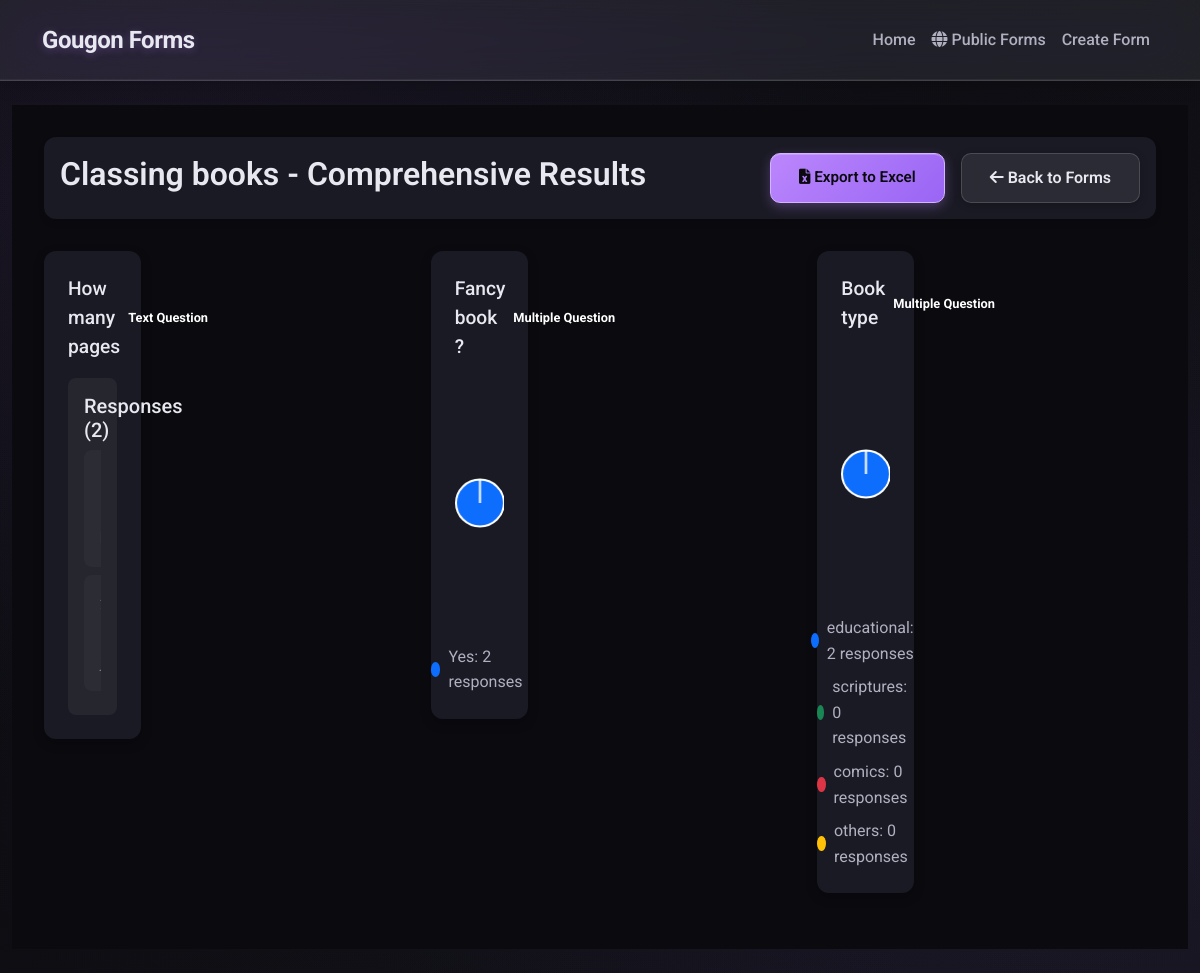
The page /form/1/results on the database its author committed.
### myproject/models.py (models this page shows, shortened)
class Form(db.Model):
    __tablename__ = 'forms'
    id = db.Column(db.Integer, primary_key=True)
    title = db.Column(db.String(50) , nullable=False)
    is_public = db.Column(db.Boolean, nullable=False, default=False)
    questions = db.relationship(
        'Question', backref='form', lazy='dynamic', cascade='all, delete-orphan'
    )

class Question(db.Model):
    __tablename__ = 'questions'
    id = db.Column(db.Integer, primary_key=True)
    text = db.Column(db.String(200), nullable=False)
    question_type = db.Column(db.String(20), nullable=False, default='text')
    form_id = db.Column(db.Integer, db.ForeignKey('forms.id'), nullable=False)
    is_required = db.Column(db.Boolean, nullable=False, default=True)
    answers = db.relationship(
        'Answer', backref='question', lazy='dynamic', cascade='all, delete-orphan'
    )
    options = db.relationship(
        'Option', backref='question', lazy='dynamic', cascade='all, delete-orphan'
    )

class Option(db.Model):
    __tablename__ = 'options'
    id = db.Column(db.Integer, primary_key=True)
    question_id = db.Column(db.Integer, db.ForeignKey('questions.id'), nullable=False)
    text = db.Column(db.String(200), nullable=False)

### myproject/__init__.py (the view)
@app.route('/form/<int:form_id>/results')
def form_results(form_id):
    form = models.Form.query.get_or_404(form_id)
    chart_data = {}
    for q in form.questions:
        if q.question_type == 'multiple':
            counts = {}
            for opt in q.options:
                counts[opt.text] = models.Answer.query.filter_by(question_id=q.id, answer_text=opt.text).count()
            chart_data[q.id] = counts
    return render_template('results.html', form=form, chart_data=chart_data)

### myproject/templates/results.html (shortened to what this page needs)
{% extends 'base.html' %}
{% block content %}
<div class="container-fluid results-container">
    <div class="row">
        <div class="col-12">
            <div class="results-header">
                <h1 class="form-title">{{ form.title }} - Comprehensive Results</h1>
                <div class="header-actions">
                    <a class="btn btn-primary" href="{{ url_for('export_excel', form_id=form.id) }}">
                        <i class="fas fa-file-excel"></i> Export to Excel
                    </a>
                    <a class="btn btn-secondary" href="{{ url_for('index') }}">
                        <i class="fas fa-arrow-left"></i> Back to Forms
                    </a>
                </div>
            </div>
        </div>
    </div>
    <div class="row results-grid">
        {% for question in form.questions %}
        <div class="col-md-6 col-lg-4 mb-4">
            <div class="question-results-card">
                <div class="question-header">
                    <h4 class="question-text">{{ question.text }}</h4>
                    <span class="question-type badge
                        {% if question.question_type == 'multiple' %}badge-primary{% else %}badge-secondary{% endif %}">
                        {{ question.question_type|capitalize }} Question
                    </span>
                </div>
                <div class="question-content">
                    {% if question.question_type == 'multiple' %}
                        <div class="chart-container">
                            <canvas id="chart-{{ question.id }}" class="pie-chart"></canvas>
                        </div>
                        <div class="chart-legend">
                            {% for label, count in chart_data[question.id].items() %}
                                <div class="legend-item">
                                    <span class="legend-color" style="background-color: {{ loop.cycle('#0d6efd', '#198754', '#dc3545', '#ffc107', '#20c997', '#6c757d') }}"></span>
                                    <span class="legend-label">{{ label }}: {{ count }} responses</span>
                                </div>
                            {% endfor %}
                        </div>
                    {% else %}
                        <div class="text-responses">
                            <h5>Responses ({{ question.answers.count() }})</h5>
                            <div class="response-list">
                                {% for answer in question.answers %}
                                    <div class="response-item">
                                    </div>
                                {% endfor %}
                            </div>
                        </div>
                    {% endif %}
                </div>
            </div>
        </div>
        {% endfor %}
    </div>
</div>
{% endblock %}

### myproject/static/styles.css (style rules this page uses)
:root { --dark-background: #0a0a0f; --dark-background-alt: #121218; --dark-surface: #1a1a24; --dark-surface-elevated: #242433; --text-primary: #e8e8f0; --text-secondary: #b0b0c0; --text-tertiary: #808090; --accent-color: #bb86fc; --accent-variant: #9965f4; --accent-light: #d4b3ff; --accent-glow: rgba(187, 134, 252, 0.4); --error-color: #cf6679; --success-color: #4caf50; --warning-color: #ff9800; --info-color: #2196f3; --glass-background-strong: rgba(255, 255, 255, 0.08); --glass-background-medium: rgba(255, 255, 255, 0.05); --glass-background-subtle: rgba(255, 255, 255, 0.03); --glass-border-strong: rgba(255, 255, 255, 0.25); --glass-border-medium: rgba(255, 255, 255, 0.15); --glass-border-subtle: rgba(255, 255, 255, 0.08); --glass-shadow-strong: 0 8px 32px rgba(0, 0, 0, 0.4); --glass-shadow-medium: 0 4px 16px rgba(0, 0, 0, 0.3); --glass-shadow-subtle: 0 2px 8px rgba(0, 0, 0, 0.2); --glass-glow-top: rgba(255, 255, 255, 0.1); --glass-glow-bottom: rgba(0, 0, 0, 0.2); --blur-strong: 24px; --blur-medium: 16px; --blur-subtle: 10px; }
body { background: radial-gradient(ellipse at 10% 20%, rgba(187, 134, 252, 0.08) 0%, transparent 50%), radial-gradient(ellipse at 90% 80%, rgba(153, 101, 244, 0.08) 0%, transparent 50%), radial-gradient(ellipse at 50% 50%, rgba(100, 100, 150, 0.03) 0%, transparent 100%), linear-gradient(135deg, var(--dark-background) 0%, var(--dark-background-alt) 100%); background-attachment: fixed; background-size: cover; color: var(--text-primary); font-family: 'Roboto', 'Inter', -apple-system, BlinkMacSystemFont, sans-serif; line-height: 1.6; margin: 0; padding: 0; min-height: 100vh; position: relative; }
body::before { content: ''; position: fixed; top: 0; left: 0; width: 100%; height: 100%; background: radial-gradient(circle at 20% 30%, rgba(187, 134, 252, 0.03) 1px, transparent 1px), radial-gradient(circle at 80% 70%, rgba(153, 101, 244, 0.03) 1px, transparent 1px); background-size: 100px 100px, 150px 150px; pointer-events: none; z-index: -1; opacity: 0.5; }
.question-text { color: var(--text-primary); font-weight: 500; font-size: 1.05rem; margin-bottom: 12px; line-height: 1.5; }
.btn-primary { background: linear-gradient(135deg, var(--accent-color) 0%, var(--accent-variant) 100%); color: var(--dark-background); border: 1px solid var(--accent-light); border-radius: 10px; padding: 12px 28px; font-weight: 600; font-size: 0.95rem; transition: all 0.3s cubic-bezier(0.4, 0, 0.2, 1); box-shadow: 0 4px 12px rgba(187, 134, 252, 0.3), inset 0 1px 0 rgba(255, 255, 255, 0.2); position: relative; overflow: hidden; }
.btn-primary::before { content: ''; position: absolute; top: 0; left: -100%; width: 100%; height: 100%; background: linear-gradient(90deg, transparent, rgba(255, 255, 255, 0.3), transparent); transition: left 0.5s; }
.btn-secondary { background: var(--glass-background-strong); backdrop-filter: blur(var(--blur-subtle)); -webkit-backdrop-filter: blur(var(--blur-subtle)); color: var(--text-primary); border: 1px solid var(--glass-border-medium); border-radius: 10px; padding: 12px 28px; font-weight: 600; transition: all 0.3s ease; box-shadow: var(--glass-shadow-subtle); }

### rows shown on the page
Form: title "Classing books"
Question: text "How many pages", question_type "Text", answers.count "2"
Question: text "Fancy book ?", question_type "Multiple"
Option: text "Yes", question "2"
Question: text "Book type", question_type "Multiple"
Option: text "educational", id "2"
Option: text "scriptures", count "0"
Option: text "comics", count "0"
Option: text "others", count "0"
